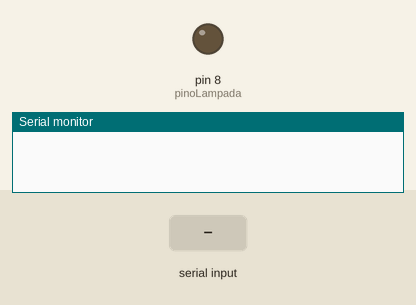
Recording of a sketch running on a simulated Arduino Uno, built with avr-gcc and run on an emulated ATmega328P. Shown: output pins drawn as LEDs (lit = HIGH), the last lines printed to the serial monitor. Inputs (shaded band) come from the test bench.

Above: at 1.2 s.
1.3 s: "ligar\n" received over Serial
At 1.9 s:
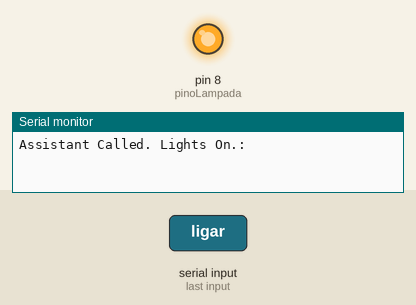
2.8 s: "desligar\n" received over Serial
At 3.1 s:
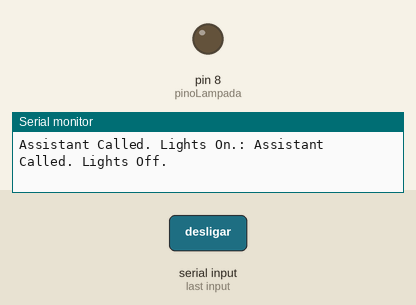
Timing chart, 0 to 5.8 s (numbered marks = the images above; inputs shaded):
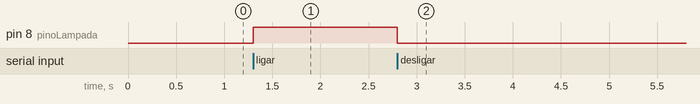

The sketch:

assistantArduino.ino
```cpp
String inputString = "";  // a string to hold incoming data
bool stringComplete = false;  // wheter the string is complete

#define pinoLampada 8

void setup() {
  // initialize serial:
  Serial.begin(115200);
  //reverse 200 bytes for the inputString:
  inputString.reserve(200);

  pinMode(pinoLampada, OUTPUT);
}

void loop() {
  // print the string when a newline arrives:
  if(stringComplete){
    //clear the string:
    if(inputString.startsWith("ligar")){
      //digitalWrite(LED_BUILTIN, !digitalRead(LED_BUILTIN));
      digitalWrite(pinoLampada, HIGH);
      Serial.print("Assistant Called. Lights On.: ");
    }else if(inputString.startsWith("desligar")){
      digitalWrite(pinoLampada, LOW);
      Serial.print("Assistant Called. Lights Off.");
      }
      inputString = "";
      stringComplete = false;
    }
}

void serialEvent(){
  while(Serial.available()){
    //get the new byte:
    char inChar = (char)Serial.read();
    //add it to the inputString:
    inputString += inChar;
    //if the incoming character is a newline, get a flag so the main loop can
    //do something about it
    if(inChar == '\n'){
      stringComplete = true;
      }
    }
  }
```

Measured:
- after the input at 1.3 s, pin 8 (pinoLampada): LOW → HIGH at once
- after the input at 2.8 s, pin 8 (pinoLampada): HIGH → LOW at once
